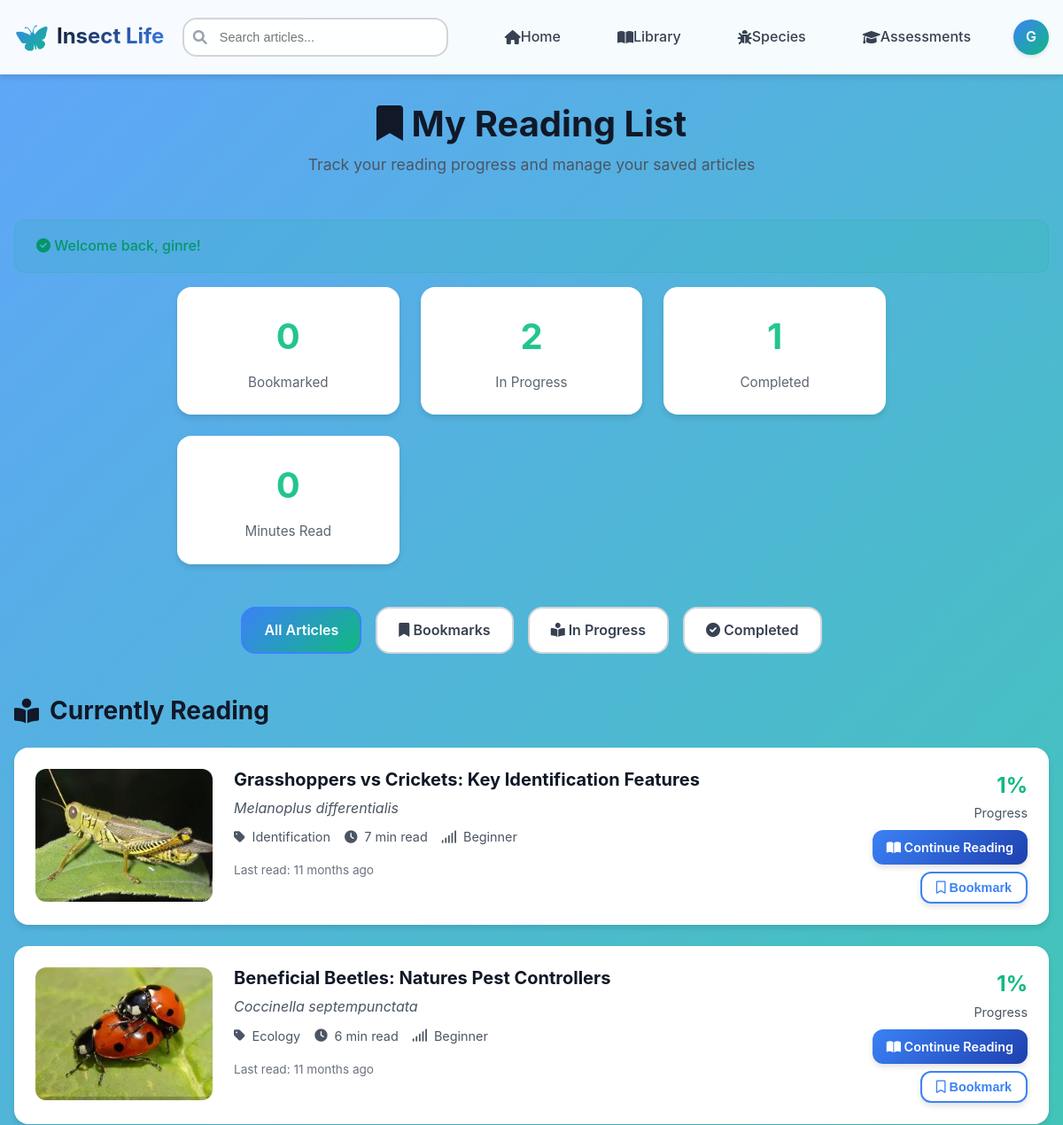
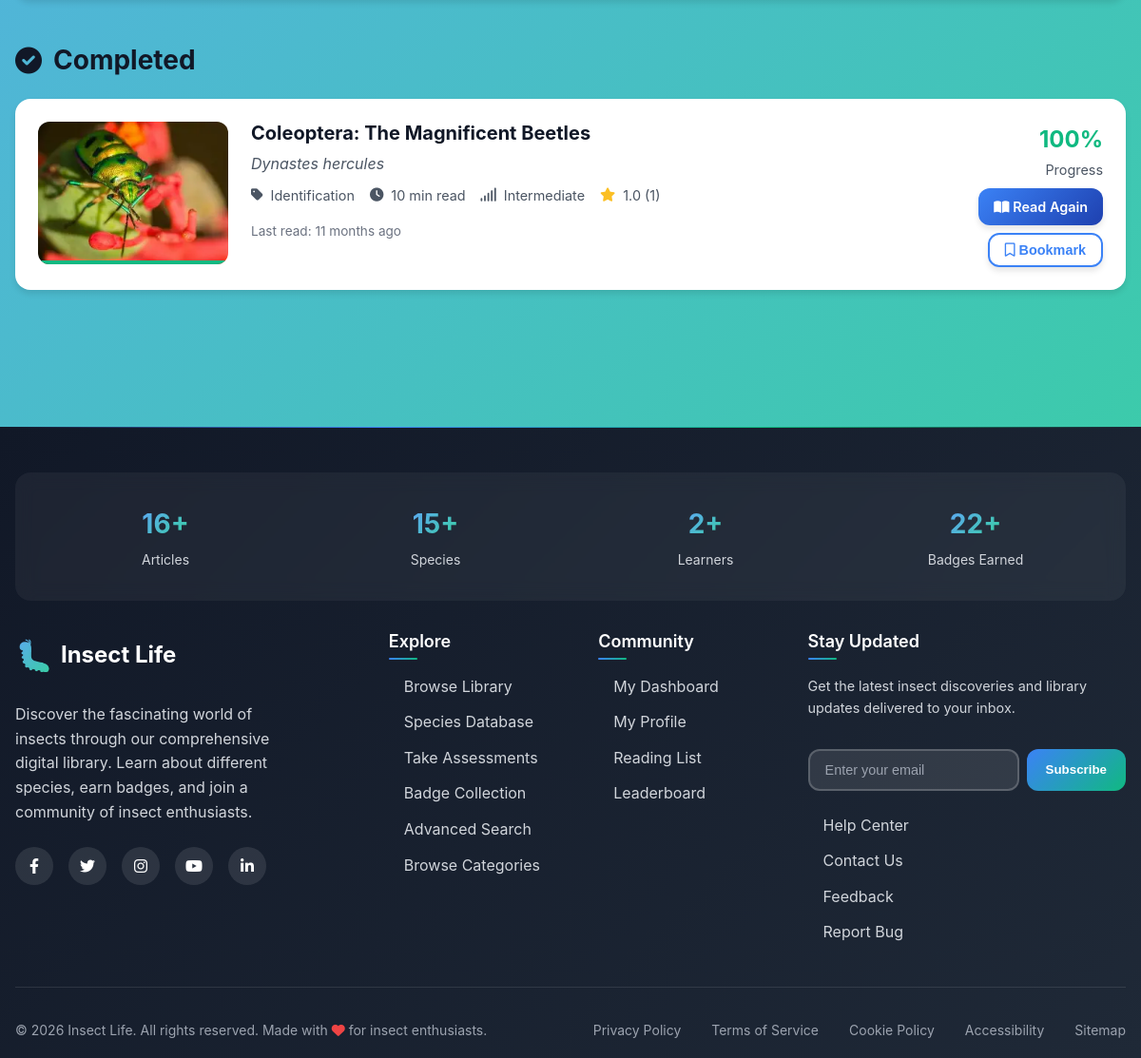
/reading-list.php (signed in), run on the app's committed database (2 pictures, top to bottom).
### tables this page shows
CREATE TABLE `reading_progress` (
  `id` int(11) NOT NULL,
  `user_id` int(11) NOT NULL,
  `article_id` int(11) NOT NULL,
  `progress_percentage` decimal(5,2) DEFAULT 0.00,
  `last_position` text DEFAULT NULL,
  `total_time_spent` int(11) DEFAULT 0,
  `first_read_at` timestamp NOT NULL DEFAULT current_timestamp(),
  `last_read_at` timestamp NOT NULL DEFAULT current_timestamp() ON UPDATE current_timestamp()
);

CREATE TABLE `articles` (
  `id` int(11) NOT NULL,
  `title` varchar(200) NOT NULL,
  `slug` varchar(200) NOT NULL,
  `content` longtext NOT NULL,
  `excerpt` text DEFAULT NULL,
  `featured_image` varchar(255) DEFAULT NULL,
  `scientific_name` varchar(100) DEFAULT NULL,
  `common_names` longtext DEFAULT NULL CHECK (json_valid(`common_names`)),
  `insect_order` varchar(50) DEFAULT NULL,
  `insect_family` varchar(50) DEFAULT NULL,
  `category` enum('anatomy','behavior','ecology','conservation','identification','general') DEFAULT 'general',
  `difficulty_level` enum('beginner','intermediate','advanced') DEFAULT 'beginner',
  `estimated_read_time` int(11) DEFAULT 5,
  `author_id` int(11) NOT NULL,
  `status` enum('draft','published','archived') DEFAULT 'draft',
  `tags` longtext DEFAULT NULL CHECK (json_valid(`tags`)),
  `meta_description` text DEFAULT NULL,
  `meta_keywords` text DEFAULT NULL,
  `views_count` int(11) DEFAULT 0,
  `published_at` datetime DEFAULT NULL,
  `created_at` timestamp NOT NULL DEFAULT current_timestamp(),
  `updated_at` timestamp NOT NULL DEFAULT current_timestamp() ON UPDATE current_timestamp()
);

### config.php (called while the page is built, shortened)
<?php
function formatTimeAgo($datetime) {
    $time = time() - strtotime($datetime);
    return floor($time/2592000) . ' months ago';
}
function formatReadingTime($minutes) {
    if ($minutes < 60) return $minutes . ' min read';
    $hours = floor($minutes / 60);
    $remaining_minutes = $minutes % 60;
    return $remaining_minutes == 0 ? $hours . ' hour read' : $hours . 'h ' . $remaining_minutes . 'm read';
}

### includes/reading-list-item.php (the view, shortened to what this page needs)
<?php
$image_path = !empty($article['featured_image']) ? $article['featured_image'] : 'assets/images/default-insect.jpg';
$progress = $article['progress_percentage'] ?? 0;
$is_bookmark = isset($article['bookmark_id']);
?>
<div class="article-item">
    <div class="article-thumbnail">
        <a href="article.php?id=<?php echo $article['id']; ?>">
            <img src="<?php echo htmlspecialchars($image_path); ?>"
                 alt="<?php echo htmlspecialchars($article['title']); ?>"
                 loading="lazy">
        </a>
        <?php if ($progress > 0): ?>
        <div class="progress-overlay">
            <div class="progress-bar" style="width: <?php echo $progress; ?>%"></div>
        </div>
        <?php endif; ?>
    </div>
    <div class="article-info">
        <h3 class="article-title">
            <a href="article.php?id=<?php echo $article['id']; ?>">
                <?php echo htmlspecialchars($article['title']); ?>
            </a>
        </h3>
        <?php if ($article['scientific_name']): ?>
        <div style="font-style: italic; color: var(--gray-600); margin-bottom: 0.5rem;">
            <?php echo htmlspecialchars($article['scientific_name']); ?>
        </div>
        <?php endif; ?>
        <div class="article-meta">
            <?php if ($article['category']): ?>
            <div class="meta-item">
                <i class="fas fa-tag"></i>
                <span><?php echo ucfirst($article['category']); ?></span>
            </div>
            <?php endif; ?>
            <div class="meta-item">
                <i class="fas fa-clock"></i>
                <span><?php echo formatReadingTime($article['estimated_read_time']); ?></span>
            </div>
            <?php if ($article['difficulty_level']): ?>
            <div class="meta-item">
                <i class="fas fa-signal"></i>
                <span><?php echo ucfirst($article['difficulty_level']); ?></span>
            </div>
            <?php endif; ?>
            <?php if ($article['rating_count'] > 0): ?>
            <div class="meta-item">
                <i class="fas fa-star" style="color: var(--accent-yellow);"></i>
                <span><?php echo number_format($article['avg_rating'], 1); ?> (<?php echo $article['rating_count']; ?>)</span>
            </div>
            <?php endif; ?>
        </div>
        <?php if (isset($article['last_read_at'])): ?>
        <div style="font-size: 0.85rem; color: var(--gray-500); margin-top: 0.5rem;">
            Last read: <?php echo formatTimeAgo($article['last_read_at']); ?>
        </div>
        <?php endif; ?>
    </div>
    <div class="article-actions">
        <?php if ($progress > 0): ?>
        <div class="progress-info">
            <div class="progress-percentage"><?php echo round($progress); ?>%</div>
            <div>Progress</div>
        </div>
        <?php endif; ?>
        <a href="article.php?id=<?php echo $article['id']; ?>" class="btn btn-primary btn-small">
            <i class="fas fa-book-open"></i>
            <?php echo $progress > 0 && $progress < 100 ? 'Continue Reading' : ($progress >= 100 ? 'Read Again' : 'Start Reading'); ?>
        </a>
        <form method="POST" style="display: inline;">
            <button type="submit" name="toggle_bookmark" class="btn btn-outline btn-small">
                <i class="<?php echo $is_bookmark ? 'fas' : 'far'; ?> fa-bookmark"></i>
                <?php echo $is_bookmark ? 'Remove' : 'Bookmark'; ?>
            </button>
        </form>
    </div>
</div>

### reading-list.php (shortened to what this page needs)
<?php
require_once 'config.php';
$user_id = $_SESSION['user_id'];
$filter = isset($_GET['filter']) ? sanitizeInput($_GET['filter']) : 'all';
try {
    $pdo = getDBConnection();
    $bookmarks_query = "
        SELECT
            b.id as bookmark_id,
            b.notes,
            b.created_at as bookmarked_at,
            a.*,
            u.username as author_name,
            rp.progress_percentage,
            rp.last_read_at,
            rp.total_time_spent,
            AVG(ar.rating) as avg_rating,
            COUNT(ar.id) as rating_count
        FROM bookmarks b
        INNER JOIN articles a ON b.article_id = a.id
        LEFT JOIN users u ON a.author_id = u.id
        LEFT JOIN reading_progress rp ON a.id = rp.article_id AND rp.user_id = b.user_id
        LEFT JOIN article_ratings ar ON a.id = ar.article_id
        WHERE b.user_id = ?
        GROUP BY b.id
        ORDER BY b.created_at DESC
    ";
    $stmt = $pdo->prepare($bookmarks_query);
    $stmt->execute([$user_id]);
    $bookmarks = $stmt->fetchAll();
    $progress_query = "
        SELECT
            rp.*,
            a.*,
            u.username as author_name,
            AVG(ar.rating) as avg_rating,
            COUNT(ar.id) as rating_count
        FROM reading_progress rp
        INNER JOIN articles a ON rp.article_id = a.id
        LEFT JOIN users u ON a.author_id = u.id
        LEFT JOIN article_ratings ar ON a.id = ar.article_id
        LEFT JOIN bookmarks b ON a.id = b.article_id AND b.user_id = rp.user_id
        WHERE rp.user_id = ? AND rp.progress_percentage > 0 AND b.id IS NULL
        GROUP BY rp.id
        ORDER BY rp.last_read_at DESC
    ";
    $stmt = $pdo->prepare($progress_query);
    $stmt->execute([$user_id]);
    $in_progress = $stmt->fetchAll();
    $completed = array_filter($in_progress, fn($item) => $item['progress_percentage'] >= 100);
    $in_progress = array_filter($in_progress, fn($item) => $item['progress_percentage'] < 100);
} catch (Exception $e) {
    error_log("Reading list error: " . $e->getMessage());
    $bookmarks = [];
    $in_progress = [];
    $completed = [];
}
include 'includes/header.php';
?>
<div class="reading-list-container">
    <div class="page-header">
        <h1><i class="fas fa-bookmark"></i> My Reading List</h1>
        <p>Track your reading progress and manage your saved articles</p>
    </div>
    <?php if (isset($_SESSION['success_message'])): ?>
        <div class="alert alert-success">
            <i class="fas fa-check-circle"></i>
            <?php echo htmlspecialchars($_SESSION['success_message']); unset($_SESSION['success_message']); ?>
        </div>
    <?php endif; ?>
    <div class="stats-grid">
        <div class="stat-card">
            <div class="stat-number"><?php echo count($bookmarks); ?></div>
            <div class="stat-label">Bookmarked</div>
        </div>
        <div class="stat-card">
            <div class="stat-number"><?php echo count($in_progress); ?></div>
            <div class="stat-label">In Progress</div>
        </div>
        <div class="stat-card">
            <div class="stat-number"><?php echo count($completed); ?></div>
            <div class="stat-label">Completed</div>
        </div>
        <div class="stat-card">
            <div class="stat-number">
                <?php
                $total_time = array_sum(array_column($in_progress, 'total_time_spent')) +
                              array_sum(array_column($completed, 'total_time_spent'));
                echo round($total_time / 60);
                ?>
            </div>
            <div class="stat-label">Minutes Read</div>
        </div>
    </div>
    <div class="filter-tabs">
        <a href="?filter=all" class="filter-tab <?php echo $filter === 'all' ? 'active' : ''; ?>">
            All Articles
        </a>
        <a href="?filter=bookmarks" class="filter-tab <?php echo $filter === 'bookmarks' ? 'active' : ''; ?>">
            <i class="fas fa-bookmark"></i> Bookmarks
        </a>
        <a href="?filter=in_progress" class="filter-tab <?php echo $filter === 'in_progress' ? 'active' : ''; ?>">
            <i class="fas fa-book-reader"></i> In Progress
        </a>
        <a href="?filter=completed" class="filter-tab <?php echo $filter === 'completed' ? 'active' : ''; ?>">
            <i class="fas fa-check-circle"></i> Completed
        </a>
    </div>
    <?php
    $display_articles = [];
    if ($filter === 'all' || $filter === 'in_progress') {
        foreach ($in_progress as $item) {
            $item['type'] = 'in_progress';
            $display_articles[] = $item;
        }
    }
    if ($filter === 'all' || $filter === 'completed') {
        foreach ($completed as $item) {
            $item['type'] = 'completed';
            $display_articles[] = $item;
        }
    }
    ?>
    <?php if (empty($display_articles)): ?>
        <div class="empty-state">
            <div class="empty-icon">📚</div>
            <h3>No articles yet</h3>
            <p>Start reading articles from our library to see them here!</p>
            <a href="library.php" class="btn btn-primary" style="margin-top: 1rem;">
                <i class="fas fa-book-open"></i> Browse Library
            </a>
        </div>
    <?php else: ?>
        <?php if (($filter === 'all' || $filter === 'in_progress') && !empty($in_progress)): ?>
        <div style="margin-bottom: 3rem;">
            <h2 class="section-title">
                <i class="fas fa-book-reader"></i>
                Currently Reading
            </h2>
            <div class="articles-list">
                <?php foreach ($in_progress as $article): ?>
                    <?php $article['type'] = 'in_progress'; ?>
                    <?php include 'includes/reading-list-item.php'; ?>
                <?php endforeach; ?>
            </div>
        </div>
        <?php endif; ?>
        <?php if (($filter === 'all' || $filter === 'completed') && !empty($completed)): ?>
        <div style="margin-bottom: 3rem;">
            <h2 class="section-title">
                <i class="fas fa-check-circle"></i>
                Completed
            </h2>
            <div class="articles-list">
                <?php foreach ($completed as $article): ?>
                    <?php $article['type'] = 'completed'; ?>
                    <?php include 'includes/reading-list-item.php'; ?>
                <?php endforeach; ?>
            </div>
        </div>
        <?php endif; ?>
    <?php endif; ?>
</div>
<?php include 'includes/footer.php'; ?>

### assets/css/main.css (style rules this page uses)
:root { --primary-blue-dark: #1e40af; --primary-blue: #3b82f6; --primary-blue-light: #60a5fa; --secondary-green-dark: #059669; --secondary-green: #10b981; --secondary-green-light: #34d399; --accent-yellow: #fbbf24; --accent-orange: #fb923c; --accent-brown: #92400e; --white: #ffffff; --gray-50: #f9fafb; --gray-100: #f3f4f6; --gray-200: #e5e7eb; --gray-300: #d1d5db; --gray-400: #9ca3af; --gray-500: #6b7280; --gray-600: #4b5563; --gray-700: #374151; --gray-800: #1f2937; --gray-900: #111827; --font-family-primary: 'Inter', 'Segoe UI', Tahoma, Geneva, Verdana, sans-serif; --font-family-secondary: 'Open Sans', Arial, sans-serif; --container-max-width: 1200px; --section-padding: 4rem 2rem; --card-padding: 2rem; --border-radius-sm: 8px; --border-radius-md: 12px; --border-radius-lg: 16px; --border-radius-xl: 20px; --shadow-sm: 0 2px 4px rgba(0, 0, 0, 0.1); --shadow-md: 0 4px 6px rgba(0, 0, 0, 0.1); --shadow-lg: 0 10px 15px rgba(0, 0, 0, 0.1); --shadow-xl: 0 20px 25px rgba(0, 0, 0, 0.15); --transition-fast: 0.2s ease; --transition-normal: 0.3s ease; --transition-slow: 0.5s ease; }
* { margin: 0; padding: 0; box-sizing: border-box; }
html { scroll-behavior: smooth; font-size: 16px; }
body { font-family: var(--font-family-primary); line-height: 1.6; color: var(--gray-800); background: linear-gradient(135deg, var(--primary-blue-light) 0%, var(--secondary-green-light) 100%); min-height: 100vh; }
h1, h2, h3, h4, h5, h6 { font-weight: 700; line-height: 1.2; margin-bottom: 1rem; color: var(--gray-900); }
h1 { font-size: 3rem; }
h2 { font-size: 2.25rem; }
h3 { font-size: 1.875rem; }
p { margin-bottom: 1rem; color: var(--gray-600); }
a { color: var(--primary-blue); text-decoration: none; transition: color var(--transition-fast); }
.btn { display: inline-block; padding: 0.75rem 1.5rem; font-size: 1rem; font-weight: 600; text-align: center; text-decoration: none; border: none; border-radius: var(--border-radius-md); cursor: pointer; transition: all var(--transition-fast); box-shadow: var(--shadow-md); }
.btn-primary { background: linear-gradient(135deg, var(--primary-blue) 0%, var(--primary-blue-dark) 100%); color: var(--white); }
.btn-outline { background: transparent; border: 2px solid var(--primary-blue); color: var(--primary-blue); }
.stats-grid { display: grid; grid-template-columns: repeat(auto-fit, minmax(200px, 1fr)); gap: 2rem; max-width: 800px; margin: 0 auto; }
.stat-card { padding: 1rem; }
.stat-number { font-size: 2.5rem; font-weight: bold; background: linear-gradient(135deg, var(--secondary-green-light) 0%, var(--secondary-green) 100%); -webkit-background-clip: text; -webkit-text-fill-color: transparent; background-clip: text; margin-bottom: 0.5rem; }
.stat-label { font-size: 1rem; opacity: 0.9; }
.alert { padding: 1rem 1.5rem; border-radius: var(--border-radius-md); margin-bottom: 1rem; font-weight: 500; }
.alert-success { background: rgba(16, 185, 129, 0.1); color: var(--secondary-green-dark); border: 1px solid rgba(16, 185, 129, 0.2); }

### data on the page
reading_progress: article.featured_image (picture), article.title "Grasshoppers vs Crickets: Key Identification Features", article.scientific_name "Melanoplus differentialis", article.category "Identification", article.estimated_read_time "7 min read", article.difficulty_level "Beginner", last_read_at "11 months ago", progress_percentage "1", shows "Continue Reading"
reading_progress: article.featured_image (picture), article.title "Beneficial Beetles: Natures Pest Controllers", article.scientific_name "Coccinella septempunctata", article.category "Ecology", article.estimated_read_time "6 min read", article.difficulty_level "Beginner", last_read_at "11 months ago", progress_percentage "1", shows "Continue Reading"
reading_progress: article.featured_image (picture), article.title "Coleoptera: The Magnificent Beetles", article.scientific_name "Dynastes hercules", article.category "Identification", article.estimated_read_time "10 min read", article.difficulty_level "Intermediate", avg_rating "1.0", rating_count "1", last_read_at "11 months ago", progress_percentage "100", shows "Read Again"

### other printed values
substr($_SESSION['username'] ?? 'U', 0, 1) "G"
$_SESSION['success_message'] "Welcome back, ginre!"
count($bookmarks) "0"
count($in_progress) "2"
count($completed) "1"
$total_time / 60 "0"
$total_articles "16"
$total_species "15"
$total_users "2"
$total_badges "22"
SITE_NAME "Insect Life"
